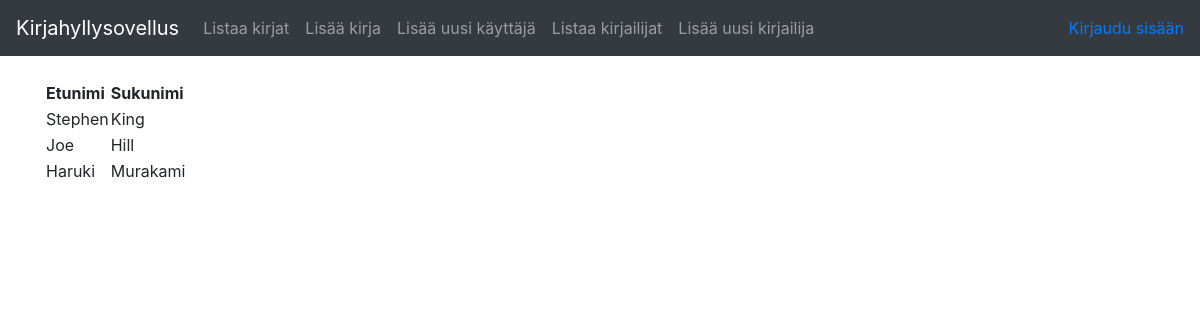
/authors/, run on an earlier commit of the app's database.
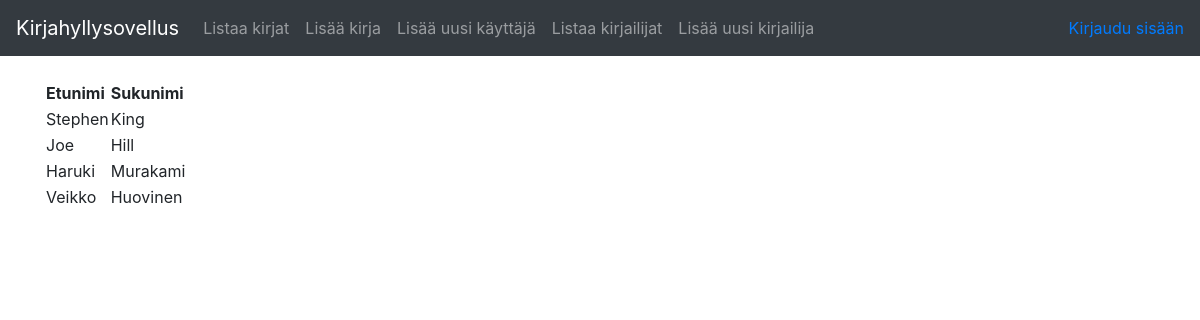
And on a later commit of the database.
### application/authors/models.py (models this page shows, shortened)
class Author(Base):
    __tablename__ = "author"
    firstname = db.Column(db.String(30), nullable=False)
    lastname = db.Column(db.String(30), nullable=False)
    books = db.relationship("Book", secondary=authors_books,
        backref=db.backref('books', lazy='dynamic'))

### application/authors/views.py (the view)
@app.route("/authors/", methods=["GET"])
def authors_index():
    return render_template("authors/list.html", authors=Author.query.all())

### application/templates/authors/list.html
{% extends "layout.html" %}
{% block body %}
  <table>
    <tr>
      <th>Etunimi</th>
      <th>Sukunimi</th>
    </tr>
    {% for author in authors %}
    <tr>
      <td>{{ author.firstname }}</td>
      <td>{{ author.lastname }}</td>
    </tr>
    {% endfor %}
  </table>
{% endblock %}

What changed in the data, as far as the page shows it:
added Author: firstname "Veikko", lastname "Huovinen"
